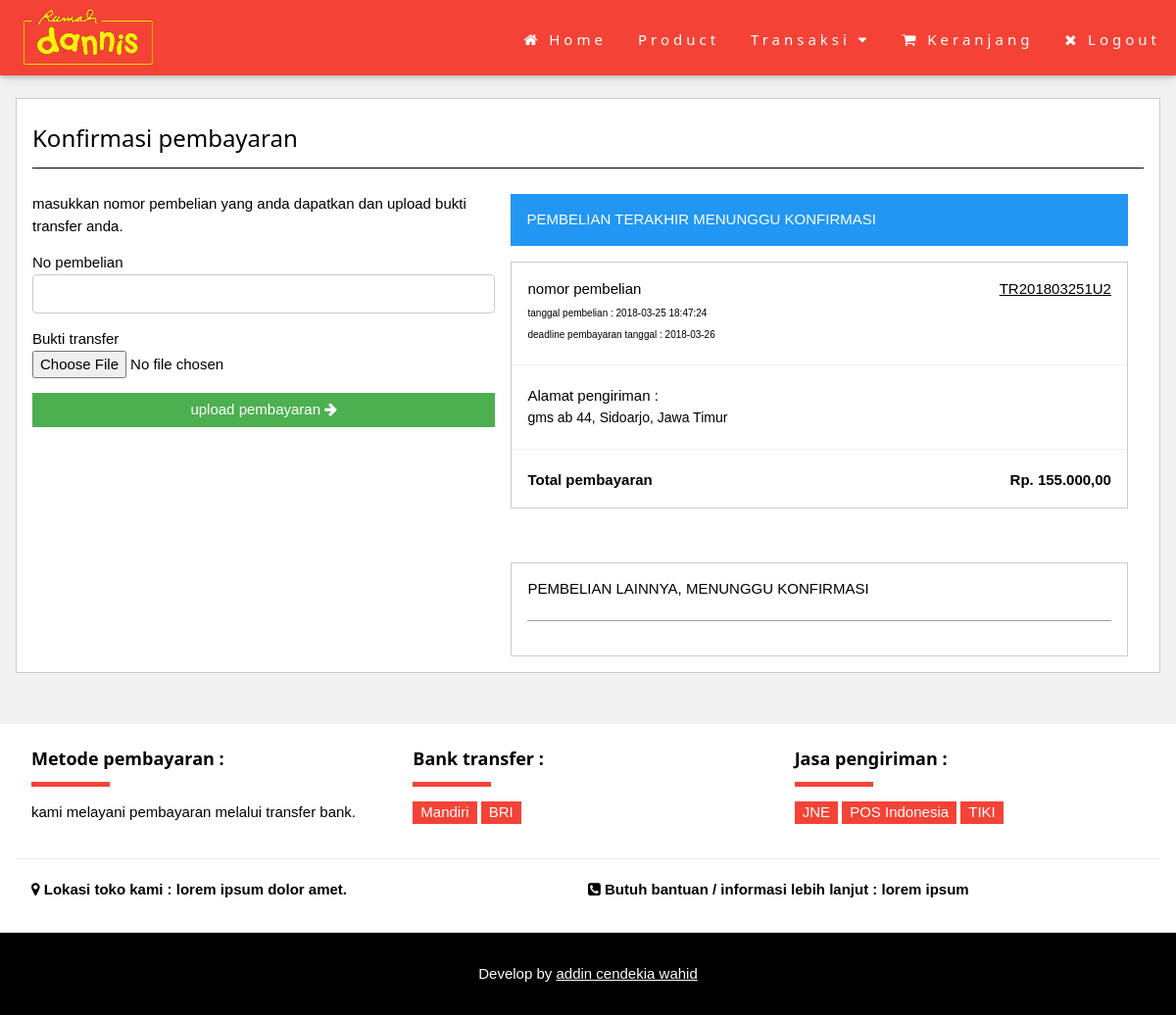
/website/konfirmasi_pembayaran.php (signed in), run on the app's committed database.
### tables this page shows
CREATE TABLE `pembayaran` (
  `ID_PEMBAYARAN` varchar(20) NOT NULL,
  `ID_JUAL` varchar(20) NOT NULL,
  `ID_KAR` varchar(6) NOT NULL,
  `TGL_PEMBAYARAN` date DEFAULT NULL,
  `DEADLINE_PEMBAYARAN` date DEFAULT NULL,
  `BUKTI_PEMBAYARAN` varchar(20) DEFAULT NULL,
  `JENIS_PEMBAYARAN` char(1) DEFAULT NULL,
  `STATUS_PEMBAYARAN` char(1) DEFAULT NULL,
  `TOTAL_PEMBAYARAN` int(11) DEFAULT NULL
);

CREATE TABLE `penjualan` (
  `ID_JUAL` varchar(20) NOT NULL,
  `ID_KAR` varchar(6) NOT NULL,
  `ID_KONS` varchar(12) NOT NULL,
  `ID_PSN` varchar(20) DEFAULT NULL,
  `ID_ATM` int(11) DEFAULT NULL,
  `TGL_PESAN` timestamp NOT NULL DEFAULT CURRENT_TIMESTAMP ON UPDATE CURRENT_TIMESTAMP,
  `JENIS_JUAL` char(1) DEFAULT NULL,
  `STATUS` char(1) DEFAULT NULL,
  `TOTAL` int(11) DEFAULT NULL,
  `REKENING_KONS` varchar(35) DEFAULT NULL
);

CREATE TABLE `pengiriman` (
  `ID_KIRIM` varchar(20) NOT NULL,
  `ID_PEMBAYARAN` varchar(20) NOT NULL,
  `ID_KAR` varchar(6) NOT NULL,
  `TGL_KIRIM` timestamp NOT NULL DEFAULT CURRENT_TIMESTAMP ON UPDATE CURRENT_TIMESTAMP,
  `JASA_KIRIM` varchar(8) DEFAULT NULL,
  `BIAYA_KIRIM` int(11) DEFAULT NULL,
  `NO_RESI` varchar(20) DEFAULT NULL,
  `ALAMAT_KIRIM` varchar(150) DEFAULT NULL,
  `STATUS_PENGIRIMAN` char(1) DEFAULT NULL
);

### function/koneksi.php (called while the page is built)
<?php
function conn(){
	return mysqli_connect('localhost','root','', 'rumah_dannis');
}
?>

### function/pengiriman_pembayaran.php (called while the page is built, shortened)
<?php
  require_once "koneksi.php";
  function get_pembelian_terakhir($id_kons, $status_pembayaran = NULL){
    if ($status_pembayaran == NULL) {
      $sql = mysqli_query(conn(), "SELECT * FROM `pembayaran`, `penjualan`, `pengiriman` WHERE pembayaran.ID_PEMBAYARAN = pengiriman.ID_PEMBAYARAN AND penjualan.ID_JUAL = pembayaran.ID_JUAL AND penjualan.ID_KONS = '$id_kons' ORDER BY penjualan.TGL_PESAN DESC LIMIT 1");
      $hasil = mysqli_fetch_array($sql);
    }else {
      $sql = mysqli_query(conn(), "SELECT * FROM `pembayaran`, `penjualan`, `pengiriman` WHERE pembayaran.ID_PEMBAYARAN = pengiriman.ID_PEMBAYARAN AND penjualan.ID_JUAL = pembayaran.ID_JUAL AND penjualan.ID_KONS = '$id_kons' AND pembayaran.STATUS_PEMBAYARAN = '$status_pembayaran' ORDER BY penjualan.TGL_PESAN DESC LIMIT 1");
      $hasil = mysqli_fetch_array($sql);
    }
    return $hasil;
  }
?>

### website/konfirmasi_pembayaran.php (the view, shortened to what this page needs)
<?php
include 'header.php';
include '../function/pengiriman_pembayaran.php';
@$pembelian = get_pembelian_terakhir($_SESSION['ID_KONS'],'0');
?>
<div class="w3-container" style="margin-top:35px; padding-top:65px; margin-bottom:20px">
  <div class="w3-container w3-card w3-white">
    <h3 class="w3-border-bottom w3-border-black w3-padding-12">Konfirmasi pembayaran</h3>
    <div class="w3-row">
      <div class="w3-col m5">
        <form method="post" action="insert_konfirmasi_pembayaran.php"  enctype="multipart/form-data">
          <p>
            masukkan nomor pembelian yang anda dapatkan dan upload bukti transfer anda.
          </p>
          <p>
  					<label>No pembelian </label>
            <input name="nomor_pembelian" class="nomorpembelian w3-input w3-border w3-round" required></input>
  				</p>
          <p>
            <label>Bukti transfer </label></br>
            <input name="bukti_transfer" style="width:100%" type="file" required />
  				</p>
          <p>
            <?php if(isset($_SESSION['ID_KONS'])){ ?>
              <button class="w3-btn w3-medium w3-green" type="submit" style="width:100%">upload pembayaran <i class="fa fa-arrow-right"></i></button>
            <?php }else {  ?>
              <button class="w3-btn w3-medium w3-green" type="submit" style="width:100%" disabled>upload pembayaran <i class="fa fa-arrow-right"></i></button>
            <?php } ?>
          </p>
        </form>
       </div>
     <div class="w3-container w3-col m7">
         <div class="w3-panel w3-blue">
           <p>PEMBELIAN TERAKHIR MENUNGGU KONFIRMASI</p>
         </div>
        <div class="w3-card w3-border" style="margin-bottom:55px">
           <div class="w3-panel w3-row">
               <div class="w3-half">nomor pembelian</div>
               <div class="w3-half w3-right">
                 <span class="w3-right">
                   <a href="#" class="idbeli" data-value="<?php echo $pembelian['ID_JUAL']; ?>"><?php echo $pembelian['ID_JUAL']; ?></a>
                 </span>
               </div>
               <span style="font-size:10px;">
                 tanggal pembelian : <?php echo $pembelian['TGL_PESAN']; ?></br>
                 deadline pembayaran tanggal : <?php echo $pembelian['DEADLINE_PEMBAYARAN']; ?>
               </span>
           </div>
           <hr>
           <div class="w3-panel">
               Alamat pengiriman :</br>
               <span style="font-size:14px;">
                 <?php echo $pembelian['ALAMAT_KIRIM']; ?>
               </span>
           </div>
           <hr>
           <div class="w3-panel w3-row">
               <div class="w3-half"><b>Total pembayaran</b></div>
               <div class="w3-half w3-right"><span class="w3-right"><b><?php echo "Rp. ".number_format($pembelian['TOTAL_PEMBAYARAN'], 2, ",", "."); ?></b></span></div>
           </div>
         </div>
        <div class="w3-panel w3-border">
            <p>PEMBELIAN LAINNYA, MENUNGGU KONFIRMASI</p>
            <hr class="w3-border-grey">
        </div>
      </div>
   </div>
  </div>
</div>
</body>
<?php include "footer.php"; ?>

### w3.css (style rules this page uses)
*,*:before,*:after { box-sizing:inherit }
html { -ms-text-size-adjust:100%;-webkit-text-size-adjust:100% }
body { margin:0 }
a { background-color:transparent;-webkit-text-decoration-skip:objects }
hr { box-sizing:content-box;height:0;overflow:visible }
button,input,select,textarea { font:inherit;margin:0 }
button,input { overflow:visible }
button,select { text-transform:none }
button,html [type=button],[type=reset],[type=submit] { -webkit-appearance:button }
html,body { font-family:Verdana,sans-serif;font-size:15px;line-height:1.5 }
html { overflow-x:hidden }
h1,h2,h3,h4,h5,h6,.w3-slim,.w3-wide { font-family:"Segoe UI",Arial,sans-serif }
h3 { font-size:24px }
h1,h2,h3,h4,h5,h6 { font-weight:400;margin:10px 0 }
hr { border:0;border-top:1px solid #eee;margin:20px 0 }
a { color:inherit }
.w3-btn,.w3-btn-block { border:none;display:inline-block;outline:0;padding:6px 16px;vertical-align:middle;overflow:hidden;text-decoration:none!important;color:#fff;background-color:#000;text-align:center;cursor:pointer;white-space:nowrap }
.w3-btn,.w3-btn-floating,.w3-btn-floating-large,.w3-closenav,.w3-opennav,.w3-btn-block { -webkit-touch-callout:none;-webkit-user-select:none;-khtml-user-select:none;-moz-user-select:none;-ms-user-select:none;user-select:none }
.w3-btn,.w3-btn-floating,.w3-dropnav a,.w3-btn-floating-large,.w3-btn-block, .w3-navbar a,.w3-sidenav a,.w3-pagination li a,.w3-hoverable tbody tr,.w3-hoverable li, .w3-accordion-content a,.w3-dropdown-content a,.w3-dropdown-click:hover,.w3-dropdown-hover:hover,.w3-opennav,.w3-closenav,.w3-closebtn,*[class*="w3-hover-"] { -webkit-transition:background-color .25s,color .15s,box-shadow .25s,opacity 0.25s,filter 0.25s,border 0.15s;transition:background-color .25s,color .15s,box-shadow .15s,opacity .25s,filter .25s,border .15s }
.w3-input { padding:8px;display:block;border:none;border-bottom:1px solid #808080;width:100% }
.w3-container:after,.w3-panel:after,.w3-row:after,.w3-row-padding:after,.w3-topnav:after,.w3-clear:after,.w3-btn-group:before,.w3-btn-group:after,.w3-btn-bar:before,.w3-btn-bar:after { content:"";display:table;clear:both }
.w3-col,.w3-half,.w3-third,.w3-twothird,.w3-threequarter,.w3-quarter { float:left;width:100% }
.w3-col.s12,.w3-half,.w3-third,.w3-twothird,.w3-threequarter,.w3-quarter { width:99.99999% }
@media only screen and (min-width:601px) { .w3-col.m5 { width:41.66666% } }
@media only screen and (min-width:601px) { .w3-col.m6,.w3-half { width:49.99999% } }
@media only screen and (min-width:601px) { .w3-col.m7 { width:58.33333% } }
@media only screen and (min-width:993px) { .w3-col.l6,.w3-half { width:49.99999% } }
.w3-right { float:right!important }
.w3-medium { font-size:15px!important }
.w3-round,.w3-round-medium { border-radius:4px!important }
.w3-border { border:1px solid #ccc!important }
.w3-border-bottom { border-bottom:1px solid #ccc!important }
.w3-padding-12 { padding-top:12px!important;padding-bottom:12px!important }
.w3-container { padding:0.01em 16px }
.w3-panel { padding:0.01em 16px;margin-top:16px!important;margin-bottom:16px!important }
.w3-card { border:1px solid #ccc }
.w3-blue,.w3-hover-blue:hover { color:#fff!important;background-color:#2196F3!important }
.w3-green,.w3-hover-green:hover { color:#fff!important;background-color:#4CAF50!important }
.w3-white,.w3-hover-white:hover { color:#000!important;background-color:#fff!important }
.w3-light-grey,.w3-hover-light-grey:hover,.w3-light-gray,.w3-hover-light-gray:hover { color:#000!important;background-color:#f1f1f1!important }
.w3-border-black,.w3-hover-border-black:hover { border-color:#000!important }
.w3-border-grey,.w3-hover-border-grey:hover,.w3-border-gray,.w3-hover-border-gray:hover { border-color:#9e9e9e!important }

### data on the page
pembayaran: ID_JUAL.ID_JUAL "TR201803251U2", ID_JUAL.TGL_PESAN "2018-03-25 18:47:24", DEADLINE_PEMBAYARAN "2018-03-26", pengiriman.ALAMAT_KIRIM "gms ab 44, Sidoarjo, Jawa Timur", TOTAL_PEMBAYARAN "155.000,00"
